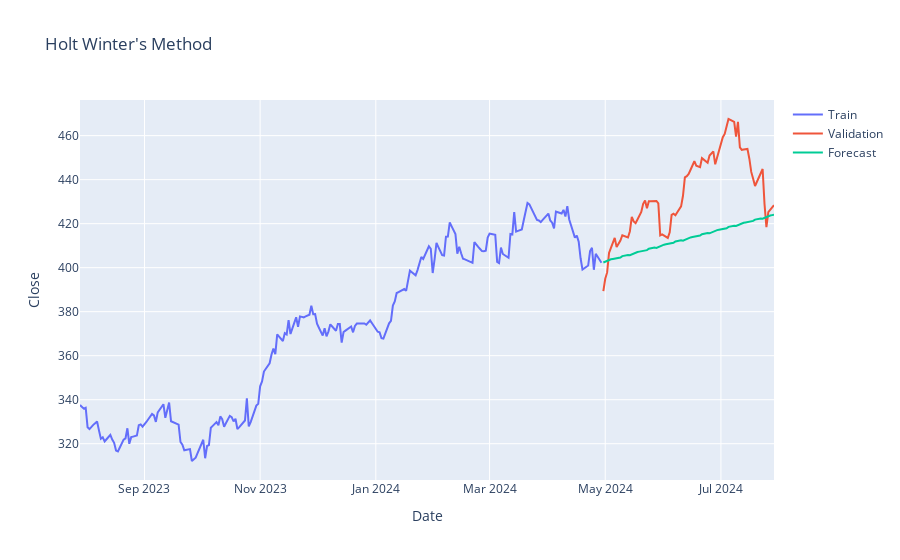

The notebook cell this image was saved under:
### Code cell
plt_forecast(forecasting, 'Holt Winter\'s Method')
